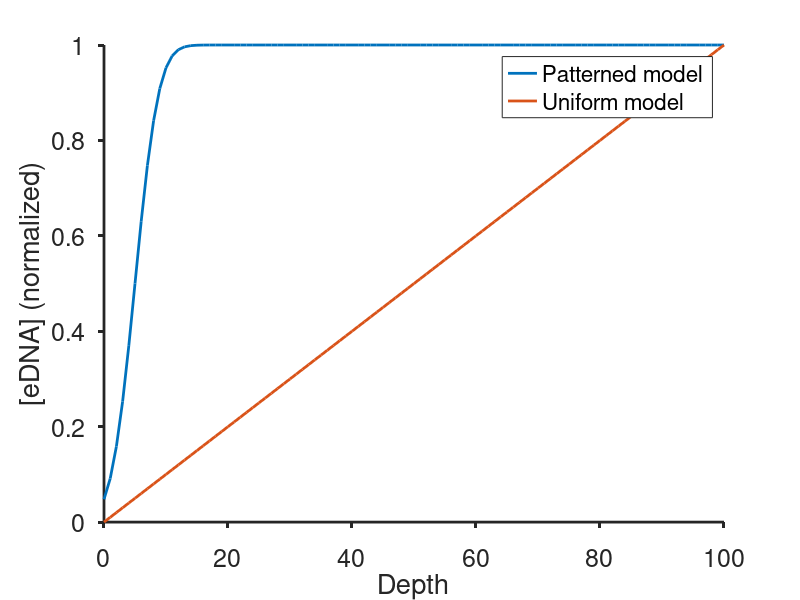

The MATLAB script that drew this image: (Note: this script raises an error after producing the figure.)
% 1D Model: eDNA distribution

% Georgia Squyres, Newman Lab, Caltech

function matrixDistribution1D

depth = 0:100;

matrixPatterned = (1/2)*(1+erf((depth-5)/(3*sqrt(2))));
matrixUniform = depth./max(depth);

figure; hold on;
plot(depth,matrixPatterned,'LineWidth',2);
plot(depth,matrixUniform,'LineWidth',2);

xlabel('Depth')
ylabel('[eDNA] (normalized)')
set(gca,'LineWidth',2,'FontSize',18,'TickDir','out')

temp = legend({'Patterned model','Uniform model'}); temp.Location = 'southeast'; temp.Box = 'off';